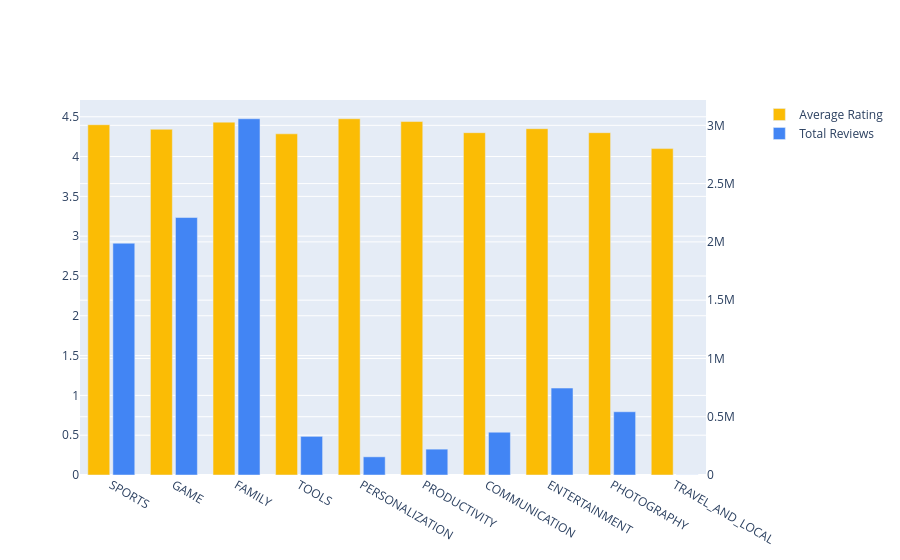

Here is the notebook cell this chart was saved with:
### Code cell
# Group Bar Chart
fig = make_subplots(
    specs=[[{"secondary_y": True}]]
)

# Avg Rating Bar
fig.add_trace(
    go.Bar(
        x=t1_df["Category"],
        y=t1_df["Rating"],
        name="Average Rating",
        marker_color=GOOGLE_COLORS["yellow"],
        hovertemplate="<b>Category:</b> %{x}<br>" + "<b>Average Rating:</b> %{y:.2f}<extra></extra>",
        offsetgroup=1,
        width=0.35
    ),
    secondary_y=False
)

# Total Review Bar
fig.add_trace(
    go.Bar(
        x=t1_df["Category"],
        y=t1_df["Reviews"],
        name="Total Reviews",
        marker_color=GOOGLE_COLORS["blue"],
        hovertemplate="<b>Category:</b> %{x}<br>" + "<b>Total Reviews:</b> %{y:,}<extra></extra>",
        offsetgroup=2,
        width=0.35
    ),
    secondary_y=True
)

### Figure 1 — Plotly figure (JSON) as saved in the notebook; plotly's stock layout.template omitted (floating-point values rounded to 4 significant figures)
{"data": [{"hovertemplate": "<b>Category:</b> %{x}<br><b>Average Rating:</b> %{y:.2f}<extra></extra>", "marker": {"color": "#FBBC05"}, "name": "Average Rating", "offsetgroup": "1", "type": "bar", "width": 0.35, "x": ["SPORTS", "GAME", "FAMILY", "TOOLS", "PERSONALIZATION", "PRODUCTIVITY", "COMMUNICATION", "ENTERTAINMENT", "PHOTOGRAPHY", "TRAVEL_AND_LOCAL"], "xaxis": "x", "y": [4.4, 4.343, 4.433, 4.286, 4.475, 4.44, 4.3, 4.35, 4.3, 4.1], "yaxis": "y"}, {"hovertemplate": "<b>Category:</b> %{x}<br><b>Total Reviews:</b> %{y:,}<extra></extra>", "marker": {"color": "#4285F4"}, "name": "Total Reviews", "offsetgroup": "2", "type": "bar", "width": 0.35, "x": ["SPORTS", "GAME", "FAMILY", "TOOLS", "PERSONALIZATION", "PRODUCTIVITY", "COMMUNICATION", "ENTERTAINMENT", "PHOTOGRAPHY", "TRAVEL_AND_LOCAL"], "xaxis": "x", "y": [1988557, 2209062, 3056570, 331560, 155996, 221779, 367412, 745832, 542561, 974], "yaxis": "y2"}], "layout": {"xaxis": {"anchor": "y", "domain": [0, 0.94]}, "yaxis": {"anchor": "x", "domain": [0, 1]}, "yaxis2": {"anchor": "x", "overlaying": "y", "side": "right"}}}
